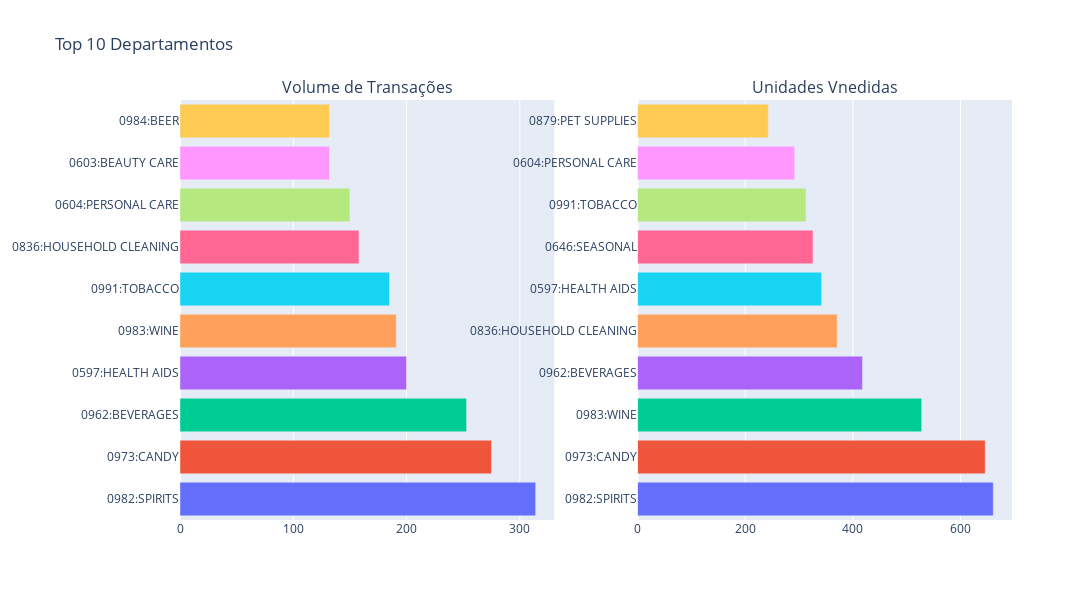

The notebook cell saved with this chart:
### Code cell
# Unificar dos gráficos top 10, para mostrar lado a lado

# Criar subplots

fig_pergunta1 = make_subplots(rows=1, cols=2, subplot_titles=('Volume de Transações', 'Unidades Vnedidas'))

# Adicionar gráficos aos subplots

for trace in fig_volume_transacoes_top10['data']:
    fig_pergunta1.add_trace(trace, row=1, col=1)
  
for trace in fig_soma_quantidade_por_departamento_top10['data']:
    fig_pergunta1.add_trace(trace, row=1, col=2)  
    
# Atualizar layout 
fig_pergunta1.update_layout(height=600, width=1600, title_text="Top 10 Departamentos", showlegend=False)

fig_pergunta1.show()

### Figure 1 — Plotly figure (JSON) as saved in the notebook; plotly's stock layout.template omitted (floating-point values rounded to 4 significant figures)
{"data": [{"hovertemplate": "Departamento=%{y}<br>Quantidade_Transacoes=%{x}<extra></extra>", "legendgroup": "0982:SPIRITS", "marker": {"color": "#636efa", "pattern": {"shape": ""}}, "name": "0982:SPIRITS", "orientation": "h", "showlegend": true, "textposition": "auto", "type": "bar", "x": [314], "xaxis": "x", "y": ["0982:SPIRITS"], "yaxis": "y"}, {"hovertemplate": "Departamento=%{y}<br>Quantidade_Transacoes=%{x}<extra></extra>", "legendgroup": "0973:CANDY", "marker": {"color": "#EF553B", "pattern": {"shape": ""}}, "name": "0973:CANDY", "orientation": "h", "showlegend": true, "textposition": "auto", "type": "bar", "x": [275], "xaxis": "x", "y": ["0973:CANDY"], "yaxis": "y"}, {"hovertemplate": "Departamento=%{y}<br>Quantidade_Transacoes=%{x}<extra></extra>", "legendgroup": "0962:BEVERAGES", "marker": {"color": "#00cc96", "pattern": {"shape": ""}}, "name": "0962:BEVERAGES", "orientation": "h", "showlegend": true, "textposition": "auto", "type": "bar", "x": [253], "xaxis": "x", "y": ["0962:BEVERAGES"], "yaxis": "y"}, {"hovertemplate": "Departamento=%{y}<br>Quantidade_Transacoes=%{x}<extra></extra>", "legendgroup": "0597:HEALTH AIDS", "marker": {"color": "#ab63fa", "pattern": {"shape": ""}}, "name": "0597:HEALTH AIDS", "orientation": "h", "showlegend": true, "textposition": "auto", "type": "bar", "x": [200], "xaxis": "x", "y": ["0597:HEALTH AIDS"], "yaxis": "y"}, {"hovertemplate": "Departamento=%{y}<br>Quantidade_Transacoes=%{x}<extra></extra>", "legendgroup": "0983:WINE", "marker": {"color": "#FFA15A", "pattern": {"shape": ""}}, "name": "0983:WINE", "orientation": "h", "showlegend": true, "textposition": "auto", "type": "bar", "x": [191], "xaxis": "x", "y": ["0983:WINE"], "yaxis": "y"}, {"hovertemplate": "Departamento=%{y}<br>Quantidade_Transacoes=%{x}<extra></extra>", "legendgroup": "0991:TOBACCO", "marker": {"color": "#19d3f3", "pattern": {"shape": ""}}, "name": "0991:TOBACCO", "orientation": "h", "showlegend": true, "textposition": "auto", "type": "bar", "x": [185], "xaxis": "x", "y": ["0991:TOBACCO"], "yaxis": "y"}, {"hovertemplate": "Departamento=%{y}<br>Quantidade_Transacoes=%{x}<extra></extra>", "legendgroup": "0836:HOUSEHOLD CLEANING", "marker": {"color": "#FF6692", "pattern": {"shape": ""}}, "name": "0836:HOUSEHOLD CLEANING", "orientation": "h", "showlegend": true, "textposition": "auto", "type": "bar", "x": [158], "xaxis": "x", "y": ["0836:HOUSEHOLD CLEANING"], "yaxis": "y"}, {"hovertemplate": "Departamento=%{y}<br>Quantidade_Transacoes=%{x}<extra></extra>", "legendgroup": "0604:PERSONAL CARE", "marker": {"color": "#B6E880", "pattern": {"shape": ""}}, "name": "0604:PERSONAL CARE", "orientation": "h", "showlegend": true, "textposition": "auto", "type": "bar", "x": [150], "xaxis": "x", "y": ["0604:PERSONAL CARE"], "yaxis": "y"}, {"hovertemplate": "Departamento=%{y}<br>Quantidade_Transacoes=%{x}<extra></extra>", "legendgroup": "0603:BEAUTY CARE", "marker": {"color": "#FF97FF", "pattern": {"shape": ""}}, "name": "0603:BEAUTY CARE", "orientation": "h", "showlegend": true, "textposition": "auto", "type": "bar", "x": [132], "xaxis": "x", "y": ["0603:BEAUTY CARE"], "yaxis": "y"}, {"hovertemplate": "Departamento=%{y}<br>Quantidade_Transacoes=%{x}<extra></extra>", "legendgroup": "0984:BEER", "marker": {"color": "#FECB52", "pattern": {"shape": ""}}, "name": "0984:BEER", "orientation": "h", "showlegend": true, "textposition": "auto", "type": "bar", "x": [132], "xaxis": "x", "y": ["0984:BEER"], "yaxis": "y"}, {"hovertemplate": "Departamento=%{y}<br>Quantidade_Vendida=%{x}<extra></extra>", "legendgroup": "0982:SPIRITS", "marker": {"color": "#636efa", "pattern": {"shape": ""}}, "name": "0982:SPIRITS", "orientation": "h", "showlegend": true, "textposition": "auto", "type": "bar", "x": [661], "xaxis": "x2", "y": ["0982:SPIRITS"], "yaxis": "y2"}, {"hovertemplate": "Departamento=%{y}<br>Quantidade_Vendida=%{x}<extra></extra>", "legendgroup": "0973:CANDY", "marker": {"color": "#EF553B", "pattern": {"shape": ""}}, "name": "0973:CANDY", "orientation": "h", "showlegend": true, "textposition": "auto", "type": "bar", "x": [646], "xaxis": "x2", "y": ["0973:CANDY"], "yaxis": "y2"}, {"hovertemplate": "Departamento=%{y}<br>Quantidade_Vendida=%{x}<extra></extra>", "legendgroup": "0983:WINE", "marker": {"color": "#00cc96", "pattern": {"shape": ""}}, "name": "0983:WINE", "orientation": "h", "showlegend": true, "textposition": "auto", "type": "bar", "x": [528], "xaxis": "x2", "y": ["0983:WINE"], "yaxis": "y2"}, {"hovertemplate": "Departamento=%{y}<br>Quantidade_Vendida=%{x}<extra></extra>", "legendgroup": "0962:BEVERAGES", "marker": {"color": "#ab63fa", "pattern": {"shape": ""}}, "name": "0962:BEVERAGES", "orientation": "h", "showlegend": true, "textposition": "auto", "type": "bar", "x": [418], "xaxis": "x2", "y": ["0962:BEVERAGES"], "yaxis": "y2"}, {"hovertemplate": "Departamento=%{y}<br>Quantidade_Vendida=%{x}<extra></extra>", "legendgroup": "0836:HOUSEHOLD CLEANING", "marker": {"color": "#FFA15A", "pattern": {"shape": ""}}, "name": "0836:HOUSEHOLD CLEANING", "orientation": "h", "showlegend": true, "textposition": "auto", "type": "bar", "x": [371], "xaxis": "x2", "y": ["0836:HOUSEHOLD CLEANING"], "yaxis": "y2"}, {"hovertemplate": "Departamento=%{y}<br>Quantidade_Vendida=%{x}<extra></extra>", "legendgroup": "0597:HEALTH AIDS", "marker": {"color": "#19d3f3", "pattern": {"shape": ""}}, "name": "0597:HEALTH AIDS", "orientation": "h", "showlegend": true, "textposition": "auto", "type": "bar", "x": [342], "xaxis": "x2", "y": ["0597:HEALTH AIDS"], "yaxis": "y2"}, {"hovertemplate": "Departamento=%{y}<br>Quantidade_Vendida=%{x}<extra></extra>", "legendgroup": "0646:SEASONAL", "marker": {"color": "#FF6692", "pattern": {"shape": ""}}, "name": "0646:SEASONAL", "orientation": "h", "showlegend": true, "textposition": "auto", "type": "bar", "x": [326], "xaxis": "x2", "y": ["0646:SEASONAL"], "yaxis": "y2"}, {"hovertemplate": "Departamento=%{y}<br>Quantidade_Vendida=%{x}<extra></extra>", "legendgroup": "0991:TOBACCO", "marker": {"color": "#B6E880", "pattern": {"shape": ""}}, "name": "0991:TOBACCO", "orientation": "h", "showlegend": true, "textposition": "auto", "type": "bar", "x": [313], "xaxis": "x2", "y": ["0991:TOBACCO"], "yaxis": "y2"}, {"hovertemplate": "Departamento=%{y}<br>Quantidade_Vendida=%{x}<extra></extra>", "legendgroup": "0604:PERSONAL CARE", "marker": {"color": "#FF97FF", "pattern": {"shape": ""}}, "name": "0604:PERSONAL CARE", "orientation": "h", "showlegend": true, "textposition": "auto", "type": "bar", "x": [292], "xaxis": "x2", "y": ["0604:PERSONAL CARE"], "yaxis": "y2"}, {"hovertemplate": "Departamento=%{y}<br>Quantidade_Vendida=%{x}<extra></extra>", "legendgroup": "0879:PET SUPPLIES", "marker": {"color": "#FECB52", "pattern": {"shape": ""}}, "name": "0879:PET SUPPLIES", "orientation": "h", "showlegend": true, "textposition": "auto", "type": "bar", "x": [243], "xaxis": "x2", "y": ["0879:PET SUPPLIES"], "yaxis": "y2"}], "layout": {"annotations": [{"font": {"size": 16}, "showarrow": false, "text": "Volume de Transações", "x": 0.225, "xanchor": "center", "xref": "paper", "y": 1, "yanchor": "bottom", "yref": "paper"}, {"font": {"size": 16}, "showarrow": false, "text": "Unidades Vnedidas", "x": 0.775, "xanchor": "center", "xref": "paper", "y": 1, "yanchor": "bottom", "yref": "paper"}], "height": 600, "showlegend": false, "title": {"text": "Top 10 Departamentos"}, "width": 1600, "xaxis": {"anchor": "y", "domain": [0, 0.45]}, "xaxis2": {"anchor": "y2", "domain": [0.55, 1]}, "yaxis": {"anchor": "x", "domain": [0, 1]}, "yaxis2": {"anchor": "x2", "domain": [0, 1]}}}
